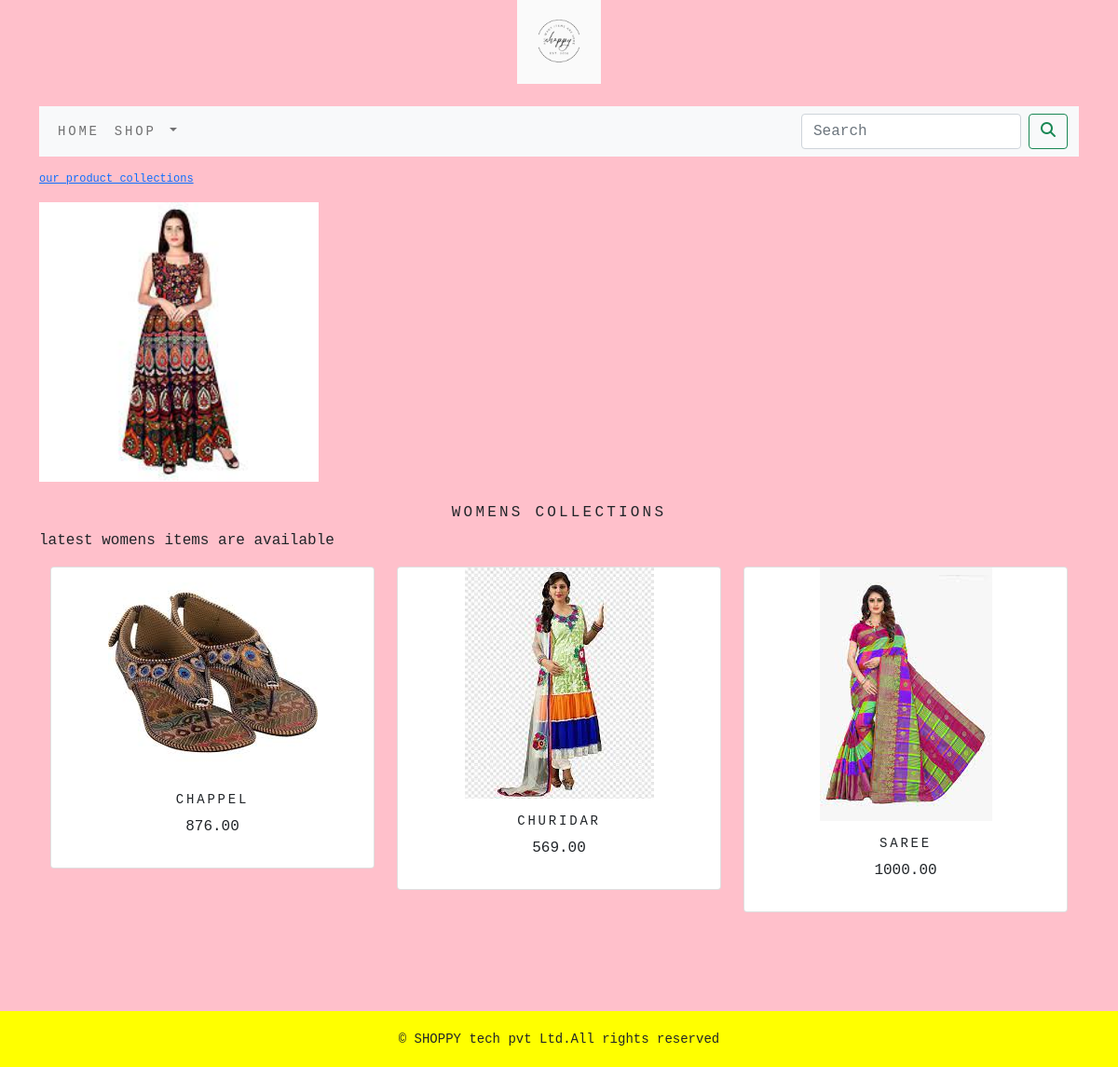
The app's page /shoppingapp/womens-collections/ with its own data.
### shoppingapp/models.py (models this page shows, shortened)
class category(models.Model):
    name=models.CharField(max_length=250,unique=True)
    slug=models.SlugField(max_length=250,unique=True)
    description=models.TextField(blank=True)
    image=models.ImageField(upload_to='category',blank=True)
    class Meta:
        ordering=('name',)
        verbose_name='category'
        verbose_name_plural='categories'
    def get_url(self):
        return reverse('shoppingapp:product_by_category',args=[self.slug])

class product(models.Model):
    name=models.CharField(max_length=250,unique=True)
    slug=models.SlugField(max_length=250,unique=True)
    description=models.TextField(blank=True)
    price=models.DecimalField(max_digits=10,decimal_places=2)
    category=models.ForeignKey(category,on_delete=models.CASCADE)
    image=models.ImageField(upload_to='product',blank=True)
    stock=models.IntegerField()
    available=models.BooleanField(default=True)
    created=models.DateTimeField(auto_now_add=True)
    updated=models.DateTimeField(auto_now=True)
    def get_url(self):
        return reverse('shoppingapp:prodcatdetail', args=[self.category.slug, self.slug])
    class Meta:
        ordering = ('name',)
        verbose_name = 'product'
        verbose_name_plural = 'products'

### shoppingapp/views.py (the view)
# urls.py: path('',views.allprodcat,name='allprodcat'),
def allprodcat(request,c_slug=None):
    c_page=None
    products_list=None
    if c_slug!=None:
        c_page=get_object_or_404(category,slug=c_slug)
        products_list=product.objects.all().filter(category=c_page,available=True)
    else:
        products_list=product.objects.all().filter(available=True)
    paginator=Paginator(products_list,6)
    try:
        page=int(request.GET.get('page','1'))
    except:
        page=1
    try:
        products=paginator.page(page)
    except (EmptyPage,InvalidPage):
        products=paginator.page(paginator.num_pages)
    return render(request,"category.html",{'category':c_page,'products':products})

### cart/context_processors.py (called while the page is built)
def counter(request):
    item_count=0
    if 'admin' in request.path:
        return {}
    else:
        try:
            cart=Cart.objects.filter(cart_id=_cart_id(request))
            car_items=cartItem.objects.all().filter(cart=cart[:1])
            for cart_item in car_items:
                item_count += cart_item.quantity
        except Cart.DoesNotExist:
            item_count= 0
    return dict(item_count=item_count)

### cart/views.py (called while the page is built)
def _cart_id(request):
    cart=request.session.session_key
    if not cart:
        cart=request.session.create()
    return cart

### shoppingapp/context_processors.py (called while the page is built)
def menu_links(request):
    links=category.objects.all()
    return dict(links=links)

### templates/category.html (shortened to what this page needs)
{% extends 'base.html' %}
{% load static %}
{% block content %}
   {% if category %}
<div>
   <div class="row my_row_class">
       <div class="mx_auto">
      <p><a href="{% url 'shoppingapp:allprodcat' %} ">our product collections</a> </p>
   </div>
       </div>
</div>
  {% endif %}
 <div class="mx_auto">
    {% if category %}
        <img  style="width:300px;height:300px;" class="my_image" src="{{category.image.url}}" alt="{{category.name}}">
 </div>
<br>
<div>
   <h1 class="text-center my_title">{{category.name}}</h1>
   <p class="text-justify">{{category.description}}</p>
</div>
     {% endif %}
<div class="container">
    <div class="row mx_auto">
        {% for product in products.object_list %}
        <div class="my_bottom_margin col-9 col-sm-12 col-md-4  col-lg-4">
            <div class="card text-center" style="min-width:18rem;">
                <a href="{{product.get_url}}"><img src="{{product.image.url}}" alt="{{product.name}}"> </a>
                <div class="card-body">
                    <h4>{{product.name}}</h4>
                    <p>{{product.price}}</p>
                </div>
            </div>
        </div>
        {% endfor %}
    </div>
    </div>
    <br>
{% endblock %}

### static/css/custom.css (style rules this page uses)
body { font-family: 'Inconsolata', monospace; }
.my_row_class { padding-top:15px; }
.my_row_class .mx_auto { color:#000; font-size:12px; }
.my_image { width:100%; height:auto; }
.my_title { font-size:16px; text-transform:uppercase; letter-spacing: .2em; }
.my_bottom_margin { margin-bottom:10px; }
.card-body h4 { font-size:14px; text-transform:uppercase; letter-spacing:.2em; }

### records on screen
category: image (picture), name "WOMENS COLLECTIONS", description "latest womens items are available"
product: image (picture), name "CHAPPEL", price "876.00"
product: image (picture), name "CHURIDAR", price "569.00"
product: image (picture), name "SAREE", price "1000.00"
